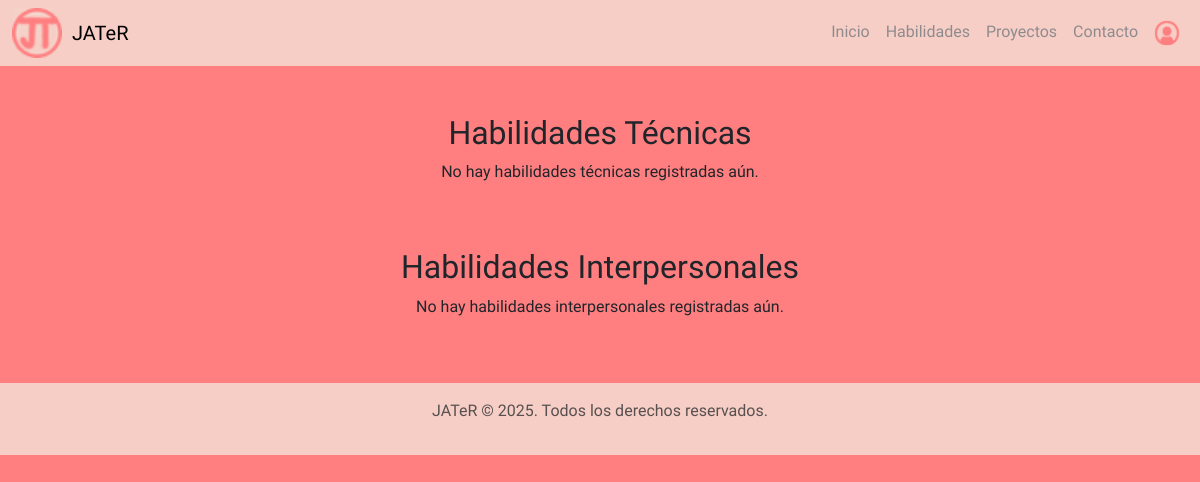
The page /habilidades/ on the database as committed earlier.
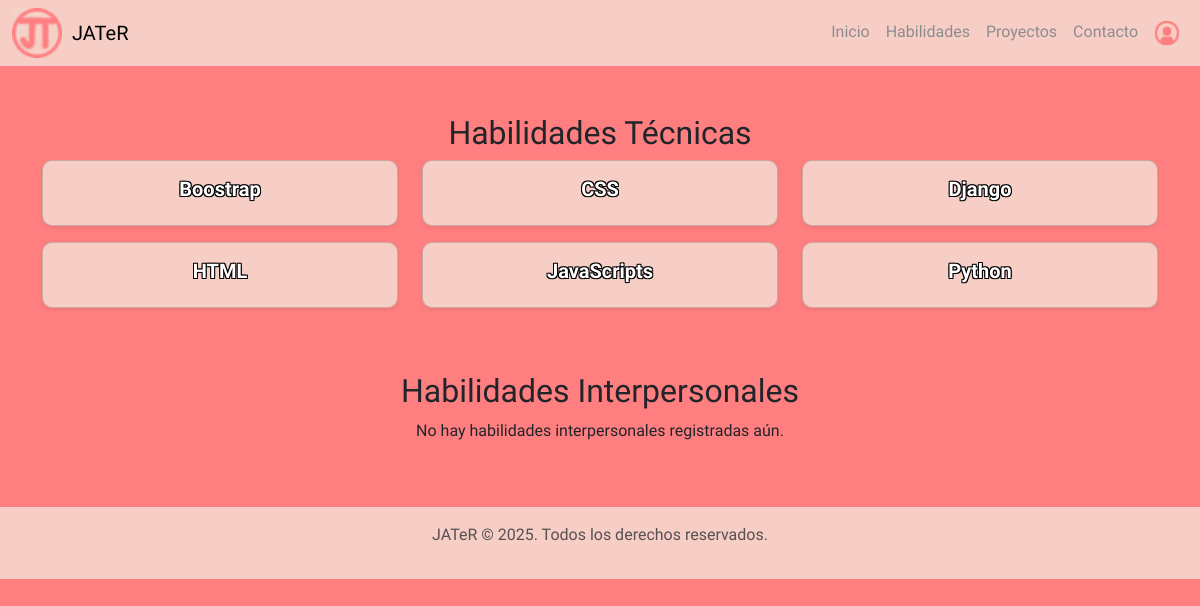
The same page on the database as committed later.
### proyectos/models.py (models this page shows, shortened)
class Habilidad(models.Model):
    TIPO_HABILIDAD = [
        ('tecnica', 'Técnica'),
        ('blanda', 'Interpersonal'),
    ]
    nombre = models.CharField(max_length=100)
    experiencia = models.IntegerField(help_text="Años de experiencia")
    tipo = models.CharField(max_length=10, choices=TIPO_HABILIDAD, default='tecnica')
    class Meta:
        ordering = ['nombre']

### proyectos/views.py (the view)
# urls.py: path('habilidades/', views.lista_habilidades, name='lista_habilidades'),
def lista_habilidades(request):
    habilidades_tecnicas = Habilidad.objects.filter(tipo='tecnica')
    habilidades_blandas = Habilidad.objects.filter(tipo='blanda')
    context = {
        "habilidades_tecnicas": habilidades_tecnicas,
        "habilidades_blandas": habilidades_blandas,
    }
    return render(request, "habilidades.html", context)

### proyectos/templates/habilidades.html (shortened to what this page needs)
{% extends "base.html" %}
{% load static %}
{% block content %}
<div class="container text-center my-5">
    <section id="habilities" class="mb-5">
        <h2>Habilidades Técnicas</h2>
        <div class="row">
            {% if habilidades_tecnicas %}
                {% for hab in habilidades_tecnicas %}
                <div class="col-md-4 mb-3">
                    <div class="card shadow-sm">
                        <div class="card-body">
                            <h5 class="card-title">{{ hab.nombre }}</h5>
                        </div>
                    </div>
                </div>
                {% endfor %}
            {% else %}
                <p>No hay habilidades técnicas registradas aún.</p>
            {% endif %}
        </div>
    </section>
    <section id="soft-habilities">
        <h2>Habilidades Interpersonales</h2>
        <div class="row">
            {% if habilidades_blandas %}
                {% for hab in habilidades_blandas %}
                <div class="col-md-4 mb-3">
                    <div class="card shadow-sm">
                        <div class="card-body">
                            <h5 class="card-title">{{ hab.nombre }}</h5>
                            {% if hab.experiencia %}
                                <p class="card-text">{{ hab.experiencia }} años de experiencia</p>
                            {% endif %}
                        </div>
                    </div>
                </div>
                {% endfor %}
            {% else %}
                <p>No hay habilidades interpersonales registradas aún.</p>
            {% endif %}
        </div>
    </section>
</div>
{% endblock %}

Rows that differ between the two databases and show on the page:
added Habilidad: nombre "Boostrap"
added Habilidad: nombre "CSS"
added Habilidad: nombre "Django"
added Habilidad: nombre "HTML"
added Habilidad: nombre "JavaScripts"
added Habilidad: nombre "Python"
Other text that changed with them:
text no longer shown: "No hay habilidades técnicas registradas aún."
